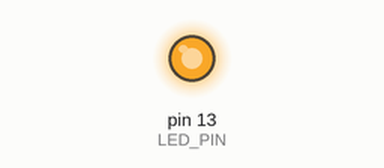
Recording of a sketch running on a simulated Arduino Uno, built with avr-gcc and run on an emulated ATmega328P. Parts: output pins drawn as LEDs (lit = HIGH).

Above: at 0.05 s.
Timing chart, 0 to 3.5 s (numbered marks = the images above):
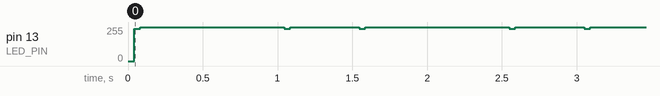

The sketch:

WS2822Sx18.ino
```cpp
//*****************************************************************
// WS2822S
// 2015/01/29
//
// 色情報の設定　setColor(LEDの番号、赤、緑、青)
// 色情報の送信  send()
//
//******************************************************************

#include "Ws2822s.h"
#define NUM_PIXELS 18 // 使用するWS2822Sの数
#define LED_PIN 13 // WS2822SのDAIピンにつなげるArduinoのピン番号

Ws2822s LED(LED_PIN, NUM_PIXELS);

void setup()
{
}

void loop()
{
  for (int i = 0; i < NUM_PIXELS; ++i) {
    LED.setColor(i, 0xFF, 0xFF, 0xFF);
    LED.send();
    delay(1000/1);
    LED.setColor(i, 0x00, 0x00, 0x0);
    LED.send();
    delay(1000/2);
  }
}
```

Measured:
- by itself, pin 13 (LED_PIN): repeats every 1.5 s: 255/255 0.96 s, 243/255 0.04 s, 255/255 0.46 s, 243/255 0.04 s
